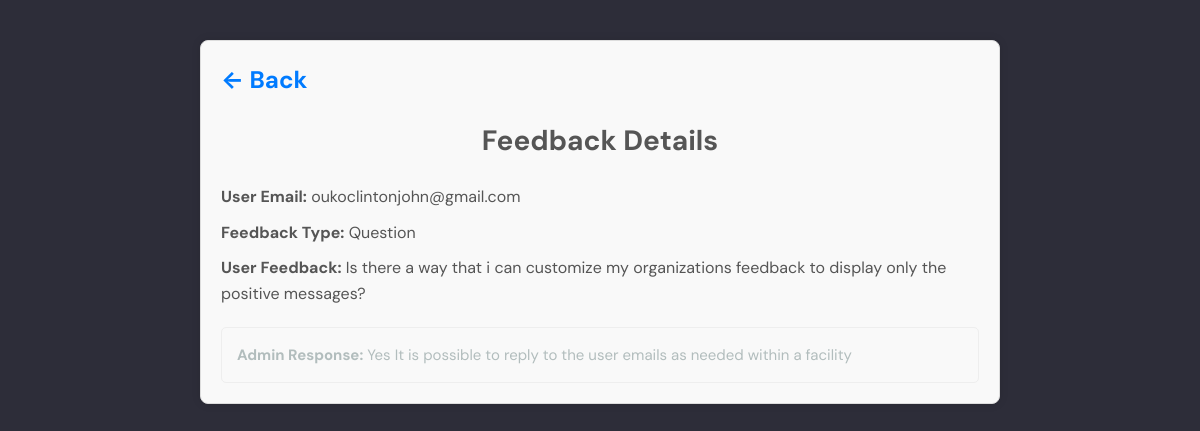
The page /reply_feedback/16/ on the database its author committed.
### base/models.py (models this page shows, shortened)
class UserFeedback(models.Model):
    organization = models.ForeignKey(RegisteredOrg, on_delete=models.CASCADE, null=True)
    user_email = models.EmailField(max_length=200, null=True, blank=True)
    feedback_type = models.ForeignKey(FeedbackType, on_delete=models.CASCADE, null=True, blank=True)
    user_feedback = models.TextField()
    user_ratings = models.IntegerField(null=True, blank=True)
    submited_to = models.EmailField(max_length=100, null=True, blank=True)
    submit_date = models.DateTimeField(auto_now_add=True)
    admin_response = models.TextField(null=True, blank=True)
    response_sent = models.BooleanField(default=False)

class FeedbackType(models.Model):
    name = models.CharField(max_length=100, null=True)
    def __str__(self) :
        return self.name

### base/views_admin.py (the view, shortened to what this page needs)
# urls.py: path('reply_feedback/<str:pk>/', views_admin.reply_feedback, name="reply_feedback"),
def reply_feedback(request, pk):
    feedback = UserFeedback.objects.get(id=pk)
    form = AdminResponseForm(instance=feedback)
    context = {'feedback': feedback, 'form': form}
    return render(request, 'base/reply_feedback.html', context)

### base/templates/base/reply_feedback.html (shortened to what this page needs)
{% extends 'index.html' %} {% block content %}
<div class="feedback-container" style="max-width: 800px; margin: 40px auto; padding: 20px; border: 1px solid #ddd; border-radius: 8px; box-shadow: 0px 0px 10px rgba(0, 0, 0, 0.1);">
    <h1 style="margin-bottom: 20px; font-size: 24px; color: #333;">
        <a href="{% url 'admins_page' feedback.organization.id %}" style="color: #007bff; text-decoration: none;">← Back</a>
    </h1>
    <h1 style="text-align: center; font-size: 28px; color: #555; margin-bottom: 20px;">Feedback Details</h1>
    <div class="feedback-details" style="margin-bottom: 20px;">
        <p><strong>User Email:</strong> {{ feedback.user_email }}</p>
        <p><strong>Feedback Type:</strong> {{ feedback.feedback_type }}</p>
        <p><strong>User Feedback:</strong> {{ feedback.user_feedback }}</p>
    </div>
    {% if feedback.response_sent %}
    <div class="admin-response" style="background-color: #f9f9f9; padding: 15px; border: 1px solid #eee; border-radius: 5px;">
        <p><strong>Admin Response:</strong> {{ feedback.admin_response }}</p>
    </div>
    {% endif %}
</div>
{% endblock %}

### static/css/styless.css (style rules this page uses)
.feedback-details p { font-size: 16px; color: #555; margin: 10px 0; }

### static/css/style.css (style rules this page uses)
:root { --color-main: #71c6dd; --color-main-light: #e1f6fb; --color-dark: #3f4156; --color-dark-medium: #51546e; --color-dark-light: #696d97; --color-light: #e5e5e5; --color-gray: #8b8b8b; --color-light-gray: #b2bdbd; --color-bg: #2d2d39; --color-success: #5dd693; --color-error: #fc4b0b; }
* { font-family: "DM Sans", -apple-system, BlinkMacSystemFont, "Segoe UI", Roboto, Oxygen, Ubuntu, Cantarell, "Open Sans", "Helvetica Neue", sans-serif; margin: 0; padding: 0; box-sizing: border-box; text-rendering: optimizeLegibility; font-size: inherit; }
html { font-size: 56.25%; }
@media only screen and (min-width: 1200px) { html { font-size: 62.5%; } }
body { line-height: 1.6; font-weight: 400; font-size: 1.5rem; color: var(--color-light-gray); background-color: var(--color-bg); min-height: 100vh; }
a { display: inline-block; color: var(--color-main); text-decoration: none; }

### static/css/template2.css (style rules this page uses)
:root { --site-footer-bg-color: #44525d; --custom-btn-bg-color: #597081; --custom-btn-bg-hover-color: #5bc1ac; --secondary-color: #5a6f80; --white-color: #ffffff; --primary-color: #5bc1ac; --section-bg-color: #f0f8ff; --custom-btn-bg-color: #597081; --custom-btn-bg-hover-color: #5bc1ac; }
.feedback-container { max-width: 600px; margin: 0 auto; padding: 20px; background-color: #f9f9f9; border-radius: 8px; box-shadow: 0 0 10px rgba(0, 0, 0, 0.1); }

### rows shown on the page
UserFeedback: user_email "oukoclintonjohn@gmail.com", feedback_type "Question", user_feedback "Is there a way that i can customize my organizations feedback to display only the positive messages?", admin_response "Yes It is possible to reply to the user emails as needed within a facility"
